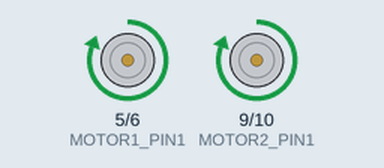
Simulated run of this sketch. Board: Arduino Uno, built with avr-gcc and run on an emulated ATmega328P. Parts: motor-driver pin pairs drawn as motors (green arrow = first pin HIGH = forward, orange = second pin HIGH = backward, longer = more drive).

Above: at 1.5 s.
At 6.5 s:
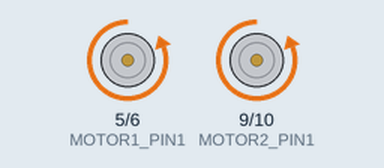
At 9.0 s:
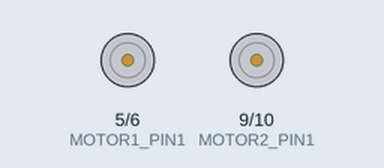
Timing chart, 0 to 13.0 s (numbered marks = the images above):
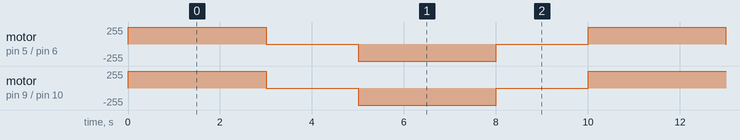

Measured:
- by itself, motor on pin 5 (MOTOR1_PIN1) / pin 6 (MOTOR1_PIN2), motor on pin 9 (MOTOR2_PIN1) / pin 10 (MOTOR2_PIN2): repeats every 10.0 s: stopped 2.0 s, backward 255/255 3.0 s, stopped 2.0 s, forward 255/255 3.0 s

The sketch:

motor_control.ino
```cpp
#include <Wire.h>
#include <Arduino.h>

#define MOTOR1_PIN1 5
#define MOTOR1_PIN2 6
#define MOTOR2_PIN1 9
#define MOTOR2_PIN2 10

void setup() {
    pinMode(MOTOR1_PIN1, OUTPUT);
    pinMode(MOTOR1_PIN2, OUTPUT);
    pinMode(MOTOR2_PIN1, OUTPUT);
    pinMode(MOTOR2_PIN2, OUTPUT);
}

void moveForward() {
    digitalWrite(MOTOR1_PIN1, HIGH);
    digitalWrite(MOTOR1_PIN2, LOW);
    digitalWrite(MOTOR2_PIN1, HIGH);
    digitalWrite(MOTOR2_PIN2, LOW);
}

void moveBackward() {
    digitalWrite(MOTOR1_PIN1, LOW);
    digitalWrite(MOTOR1_PIN2, HIGH);
    digitalWrite(MOTOR2_PIN1, LOW);
    digitalWrite(MOTOR2_PIN2, HIGH);
}

void stopMotors() {
    digitalWrite(MOTOR1_PIN1, LOW);
    digitalWrite(MOTOR1_PIN2, LOW);
    digitalWrite(MOTOR2_PIN1, LOW);
    digitalWrite(MOTOR2_PIN2, LOW);
}

void loop() {
    moveForward();
    delay(3000);
    stopMotors();
    delay(2000);
    moveBackward();
    delay(3000);
    stopMotors();
    delay(2000);
}
```
